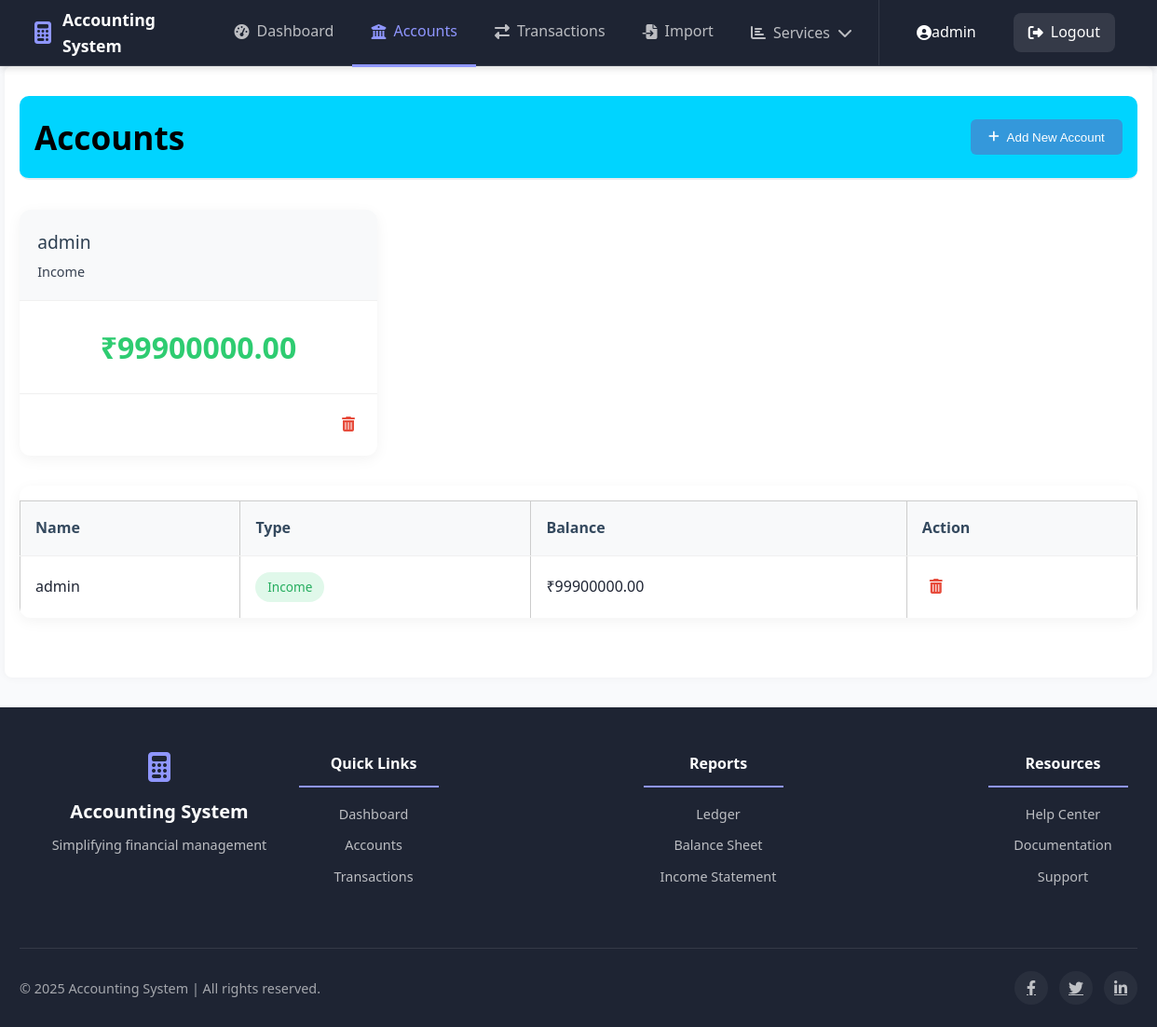
Page /accounts (signed in) on the committed database.
### models.py (models this page shows)
class Account(db.Model):
    id = db.Column(db.Integer, primary_key=True)
    name = db.Column(db.String(100), nullable=False)
    type = db.Column(db.String(50), nullable=False)
    balance = db.Column(db.Float, default=0.0)
    user_id = db.Column(db.Integer, db.ForeignKey('user.id'), nullable=False)
    user = db.relationship('User', backref='accounts')

### app.py (the view)
@app.route('/accounts')
@login_required
def accounts():
    user = User.query.filter_by(username=session['username']).first()
    accounts = Account.query.filter_by(user_id=user.id).all()
    return render_template('accounts.html', accounts=accounts)

### app.py (called while the page is built)
@app.before_request
def manage_session():
    session.permanent = True
    session.modified = True
    timeout_seconds = 300  # 1 minute for testing, set higher in production
    login_time = session.get('login_time')
    if login_time:
        now = datetime.utcnow().timestamp()
        if now - login_time > timeout_seconds:
            session.clear()
            flash('Session expired due to inactivity.', 'warning')
            return redirect(url_for('login'))

@app.context_processor
def inject_now():
    return {'now': datetime.now()}

def login_required(f):
    @wraps(f)
    def decorated_function(*args, **kwargs):
        if 'username' not in session:
            flash('Please log in to access this page.', 'warning')
            return redirect(url_for('login'))
        return f(*args, **kwargs)
    return decorated_function

### templates/accounts.html (shortened to what this page needs)
{% extends 'base.html' %}
{% block content %}
<div class="page-header">
  <h2 class="page-title">Accounts</h2>
  <div class="page-actions">
    <button id="addAccountBtn" class="action-btn">
      <i class="fas fa-plus"></i> Add New Account
    </button>
  </div>
</div>
<div class="accounts-container">
  <div class="accounts-grid">
    {% for account in accounts %}
    <div class="account-card">
      <div class="account-card-header">
        <div class="account-name">{{ account.name }}</div>
        <div class="account-type">{{ account.type }}</div>
      </div>
      <div class="account-card-body">
        <div class="account-balance {{ 'positive-balance' if account.balance >= 0 else 'negative-balance' }}">
          ₹{{ "%.2f"|format(account.balance) }}
        </div>
      </div>
      <div class="account-card-footer">
        <form method="POST" action="{{ url_for('delete_account', account_id=account.id) }}">
          <button type="submit" class="delete-btn" title="Delete Account">
            <i class="fas fa-trash-alt"></i>
          </button>
        </form>
      </div>
    </div>
    {% endfor %}
  </div>
  <div class="accounts-table-container">
    <table class="accounts-table">
      <thead>
        <tr>
          <th>Name</th>
          <th>Type</th>
          <th>Balance</th>
          <th>Action</th>
        </tr>
      </thead>
      <tbody>
        {% for account in accounts %}
        <tr>
          <td>{{ account.name }}</td>
          <td><span class="account-type-badge {{ account.type|lower }}">{{ account.type }}</span></td>
          <td class="account-transaction-statement">
            ₹{{ "%.2f"|format(account.balance) }}
          </td>
          <td>
            <form method="POST" action="{{ url_for('delete_account', account_id=account.id) }}">
              <button type="submit" class="delete-btn" title="Delete Account">
                <i class="fas fa-trash-alt"></i>
              </button>
            </form>
          </td>
        </tr>
        {% endfor %}
      </tbody>
    </table>
  </div>
</div>
{% endblock %}

### static/styles.css (style rules this page uses)
body { font-family: Arial, sans-serif; background-color: #f4f6f9; color: #333; margin: 0; padding: 0; }
:root { --primary-color: #5863f8; --primary-dark: #3d45ca; --primary-light: #8f96ff; --secondary-color: #23c9b6; --dark-color: #1e2433; --light-color: #f5f8ff; --gray-color: #646e82; --light-gray: #eaeef6; --danger-color: #ff5c7c; --warning-color: #ffbe0b; --success-color: #27ae60; --border-radius: 8px; --shadow-sm: 0 2px 8px rgba(0, 0, 0, 0.15); --shadow-md: 0 4px 12px rgba(0, 0, 0, 0.2); --shadow-lg: 0 8px 24px rgba(0, 0, 0, 0.18); --transition: all 0.25s ease; --transition-slow: all 0.4s ease; }
body { margin: 0; font-family: 'Segoe UI', system-ui, -apple-system, sans-serif; font-size: 16px; line-height: 1.5; color: var(--dark-color); background-color: #f9fafc; -webkit-font-smoothing: antialiased; }
table { width: 100%; border-collapse: collapse; margin-top: 1rem; }
table th, table td { border: 1px solid #ccc; padding: 0.75rem; text-align: left; }
table th { background-color: #ecf0f1; }
.page-header { display: flex; justify-content: space-between; align-items: center; margin-bottom: 2rem; flex-wrap: wrap; gap: 1rem; background-color:#00D4FF; padding:1rem; border-radius:10px; }
.page-title { font-size: 2rem; color: black; margin: 0; font-weight: 700; }
.page-actions { display: flex; gap: 1rem; }
.action-btn { background-color: #3498db; color: white; border: none; padding: 0.7rem 1.2rem; border-radius: 6px; font-weight: 500; cursor: pointer; display: flex; align-items: center; gap: 0.5rem; transition: all 0.3s ease; }
.accounts-container { position: relative; }
.accounts-grid { display: grid; grid-template-columns: repeat(auto-fill, minmax(350px, 1fr)); gap: 1.5rem; margin-bottom: 2rem; }
.account-card { background-color: white; border-radius: 12px; box-shadow: 0 4px 15px rgba(0, 0, 0, 0.05); overflow: hidden; transition: all 0.3s ease; }
.account-card-header { padding: 1.2rem; background-color: #f8f9fa; border-bottom: 1px solid #f0f0f0; }
.account-name { font-size: 1.2rem; font-weight: 600; color: #2c3e50; }
.account-type { font-size: 0.9rem; color: #7f8c8d; margin-top: 0.3rem; }
.account-card-body { padding: 1.5rem; text-align: center; }
.account-balance { font-size: 2rem; font-weight: 700; }
.positive-balance { color: #2ecc71; }
.account-card-footer { padding: 1rem; border-top: 1px solid #f0f0f0; display: flex; justify-content: flex-end; }
.accounts-table-container { margin-bottom: 2rem; overflow-x: auto; background-color: white; border-radius: 12px; box-shadow: 0 4px 15px rgba(0, 0, 0, 0.05); }
.accounts-table { width: 100%; border-collapse: collapse; font-size: 1rem; }
.accounts-table th, .accounts-table td { padding: 1rem; text-align: left; border-bottom: 1px solid #f0f0f0; }
.accounts-table th { background-color: #f8f9fa; font-weight: 600; color: #34495e; }
.accounts-table tr:last-child td { border-bottom: none; }
.account-type-badge { display: inline-block; padding: 0.3rem 0.8rem; border-radius: 50px; font-size: 0.85rem; font-weight: 500; }
.account-type-badge.income { background-color: rgba(46, 204, 113, 0.15); color: #27ae60; }
.account-transaction-statement { font-size:1rem; }
.delete-btn { background: none; border: none; color: #e74c3c; font-size: 1rem; padding: 0.5rem; cursor: pointer; border-radius: 50%; transition: all 0.2s ease; }
.page-title { font-size: 1.8rem; color: black; margin: 0; font-weight: 700; }
.delete-btn { color: #e74c3c; }
.page-header { margin-bottom: 2rem; border-bottom: 2px solid #e9ecef; padding-bottom: 1rem; }
.page-title { font-size: 2.2rem; color: black; font-weight: 700; margin: 0; }
.account-name { font-weight: 500; }
.ledger-date, .account-type { color: #374151; }
body { line-height: 1.6; }

### rows in the picture
Account: name "admin", type "Income", balance "99900000.00"

### other values in the picture
{{ session.get('username') }} "admin"
